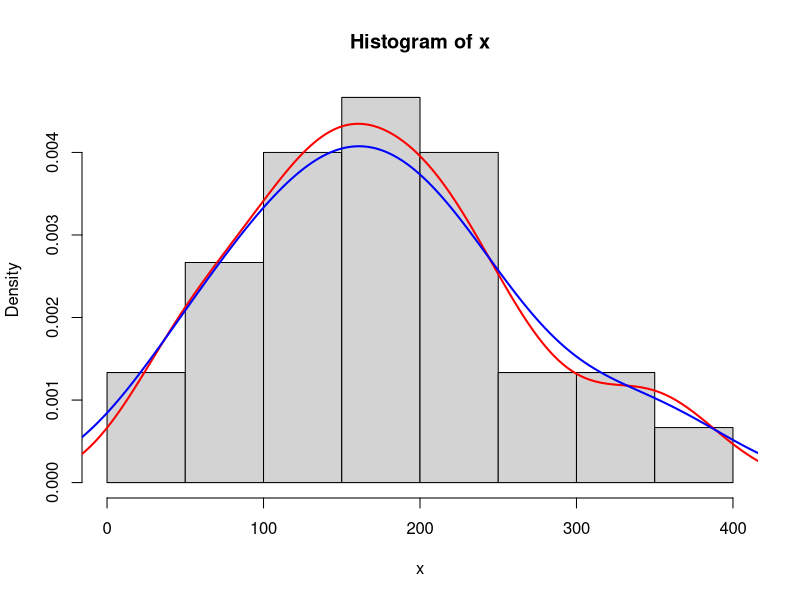
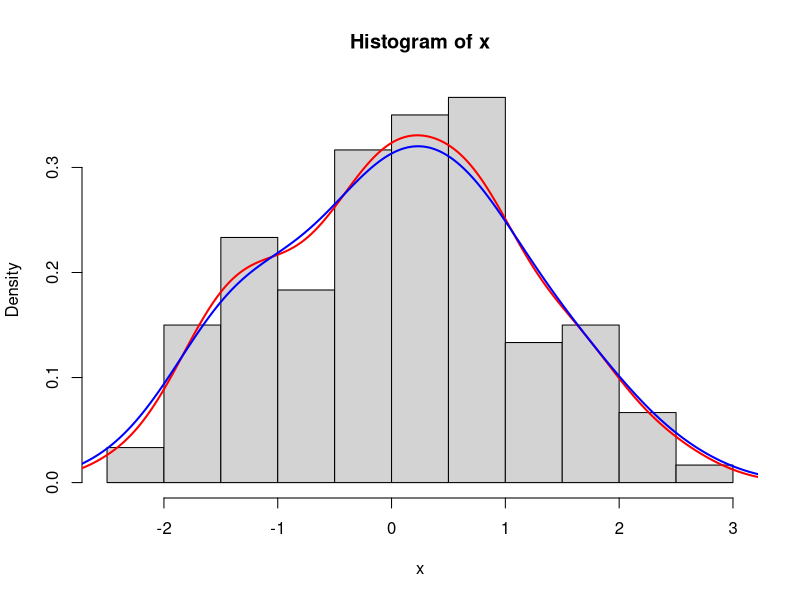
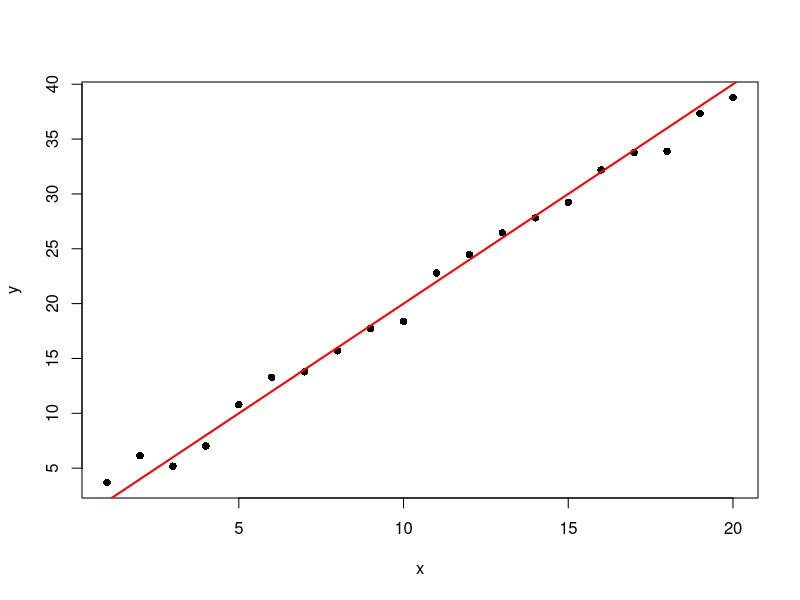
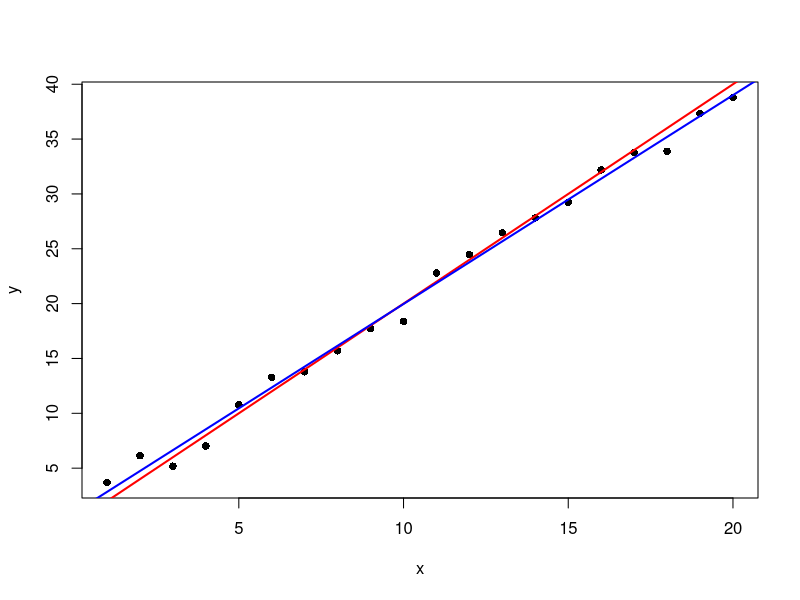

Here is the R script that generated these plots, in order:
## ---- chunk 1
library(MASS)
data(Rubber)
x <- Rubber$loss
hist(x, freq = F, nclass = 10)
kde1 <- density(x)
kde2 <- density(x, bw = 'SJ')
lines(kde1$x, kde1$y, col = 'red', lwd = 2)
lines(kde2$x, kde2$y, col = 'blue', lwd = 2)
## ---- chunk 2
x <- c(rnorm(100, mean = 0, sd = 1), rnorm(20, mean = 1, sd = 1))
hist(x, freq = F, nclass = 10)
kde1 <- density(x)
kde2 <- density(x, bw = 'SJ')
lines(kde1$x, kde1$y, col = 'red', lwd = 2)
lines(kde2$x, kde2$y, col = 'blue', lwd = 2)
## ---- chunk 3
x <- 1:20
ep <- rnorm(20)
y <- 2 * x + ep
plot(x, y, pch = 16)
abline(coef = c(0, 2), col = 'red', lwd = 2)
## ---- chunk 4
mydata <- data.frame(x = x, y = y)
lmfit <- lm(y~x, data = mydata)
plot(x, y, pch = 16)
abline(coef = c(0, 2), col = 'red', lwd = 2)
abline(coef = coefficients(lmfit), col = 'blue', lwd = 2)
